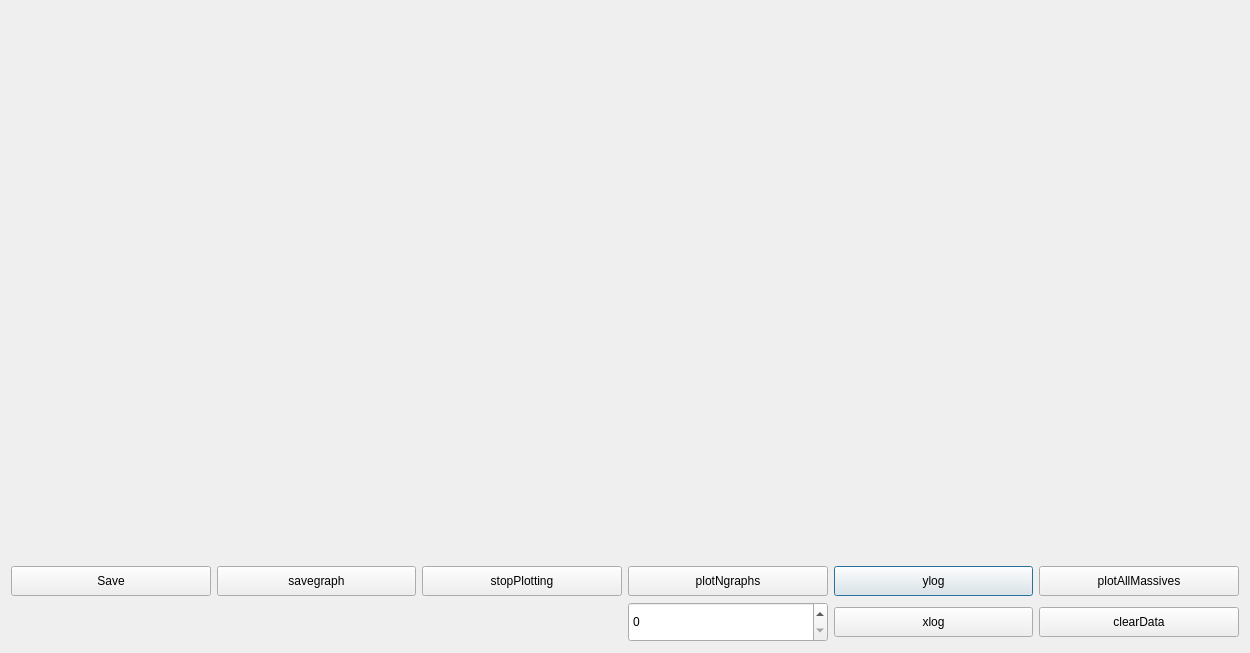
<?xml version="1.0" encoding="UTF-8"?>
<ui version="4.0">
 <class>ScenePlot</class>
 <widget class="QDialog" name="ScenePlot">
  <property name="geometry">
   <rect>
    <x>0</x>
    <y>0</y>
    <width>1250</width>
    <height>653</height>
   </rect>
  </property>
  <property name="minimumSize">
   <size>
    <width>400</width>
    <height>400</height>
   </size>
  </property>
  <property name="windowTitle">
   <string>Dialog</string>
  </property>
  <layout class="QHBoxLayout" name="horizontalLayout_3">
   <item>
    <layout class="QGridLayout" name="gridLayout_2">
     <item row="1" column="0">
      <layout class="QGridLayout" name="gridLayout_5">
       <item row="0" column="4">
        <widget class="QPushButton" name="ylog">
         <property name="minimumSize">
          <size>
           <width>50</width>
           <height>30</height>
          </size>
         </property>
         <property name="styleSheet">
          <string notr="true">font: 12pt &quot;Segoe UI&quot;;</string>
         </property>
         <property name="text">
          <string>ylog</string>
         </property>
        </widget>
       </item>
       <item row="0" column="0">
        <widget class="QPushButton" name="save">
         <property name="minimumSize">
          <size>
           <width>50</width>
           <height>30</height>
          </size>
         </property>
         <property name="text">
          <string>Save</string>
         </property>
        </widget>
       </item>
       <item row="1" column="3">
        <widget class="QSpinBox" name="number_of_graphs">
         <property name="minimumSize">
          <size>
           <width>50</width>
           <height>40</height>
          </size>
         </property>
        </widget>
       </item>
       <item row="0" column="5">
        <widget class="QPushButton" name="plotAllMassive">
         <property name="minimumSize">
          <size>
           <width>50</width>
           <height>30</height>
          </size>
         </property>
         <property name="styleSheet">
          <string notr="true">font: 12pt &quot;Segoe UI&quot;;</string>
         </property>
         <property name="text">
          <string>plotAllMassives</string>
         </property>
        </widget>
       </item>
       <item row="0" column="3">
        <widget class="QPushButton" name="plotting5graphs">
         <property name="minimumSize">
          <size>
           <width>50</width>
           <height>30</height>
          </size>
         </property>
         <property name="text">
          <string>plotNgraphs</string>
         </property>
        </widget>
       </item>
       <item row="1" column="5">
        <widget class="QPushButton" name="clearData">
         <property name="minimumSize">
          <size>
           <width>50</width>
           <height>30</height>
          </size>
         </property>
         <property name="styleSheet">
          <string notr="true">font: 12pt &quot;Segoe UI&quot;;</string>
         </property>
         <property name="text">
          <string>clearData</string>
         </property>
        </widget>
       </item>
       <item row="1" column="4">
        <widget class="QPushButton" name="xlog">
         <property name="minimumSize">
          <size>
           <width>50</width>
           <height>30</height>
          </size>
         </property>
         <property name="styleSheet">
          <string notr="true">font: 12pt &quot;Segoe UI&quot;;</string>
         </property>
         <property name="text">
          <string>xlog</string>
         </property>
        </widget>
       </item>
       <item row="0" column="2">
        <widget class="QPushButton" name="stopPlotting">
         <property name="minimumSize">
          <size>
           <width>50</width>
           <height>30</height>
          </size>
         </property>
         <property name="text">
          <string>stopPlotting</string>
         </property>
        </widget>
       </item>
       <item row="0" column="1">
        <widget class="QPushButton" name="savegraph">
         <property name="minimumSize">
          <size>
           <width>50</width>
           <height>30</height>
          </size>
         </property>
         <property name="text">
          <string>savegraph</string>
         </property>
        </widget>
       </item>
      </layout>
     </item>
     <item row="0" column="0">
      <widget class="QCustomPlot" name="customPlot" native="true">
       <property name="enabled">
        <bool>true</bool>
       </property>
       <property name="minimumSize">
        <size>
         <width>400</width>
         <height>500</height>
        </size>
       </property>
       <property name="maximumSize">
        <size>
         <width>1296</width>
         <height>16777215</height>
        </size>
       </property>
       <property name="sizeIncrement">
        <size>
         <width>5</width>
         <height>5</height>
        </size>
       </property>
       <property name="baseSize">
        <size>
         <width>400</width>
         <height>500</height>
        </size>
       </property>
       <property name="autoFillBackground">
        <bool>false</bool>
       </property>
       <layout class="QGridLayout" name="gridLayout_4"/>
      </widget>
     </item>
    </layout>
   </item>
  </layout>
 </widget>
 <customwidgets>
  <customwidget>
   <class>QCustomPlot</class>
   <extends>QWidget</extends>
   <header location="global">qcustomplot.h</header>
   <container>1</container>
  </customwidget>
 </customwidgets>
 <resources/>
 <connections/>
</ui>
